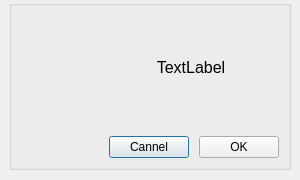
<?xml version="1.0" encoding="UTF-8"?>
<ui version="4.0">
 <class>MsgBox</class>
 <widget class="QDialog" name="MsgBox">
  <property name="geometry">
   <rect>
    <x>0</x>
    <y>0</y>
    <width>300</width>
    <height>180</height>
   </rect>
  </property>
  <property name="minimumSize">
   <size>
    <width>300</width>
    <height>180</height>
   </size>
  </property>
  <property name="maximumSize">
   <size>
    <width>300</width>
    <height>180</height>
   </size>
  </property>
  <property name="windowTitle">
   <string>Dialog</string>
  </property>
  <layout class="QVBoxLayout" name="verticalLayout">
   <property name="spacing">
    <number>0</number>
   </property>
   <property name="leftMargin">
    <number>0</number>
   </property>
   <property name="topMargin">
    <number>0</number>
   </property>
   <property name="rightMargin">
    <number>0</number>
   </property>
   <property name="bottomMargin">
    <number>0</number>
   </property>
   <item>
    <widget class="TitleWidget" name="titleWidget" native="true">
     <property name="sizePolicy">
      <sizepolicy hsizetype="Preferred" vsizetype="Fixed">
       <horstretch>0</horstretch>
       <verstretch>0</verstretch>
      </sizepolicy>
     </property>
    </widget>
   </item>
   <item>
    <widget class="QWidget" name="msgWidget" native="true">
     <layout class="QVBoxLayout" name="verticalLayout_2">
      <property name="topMargin">
       <number>0</number>
      </property>
      <property name="bottomMargin">
       <number>10</number>
      </property>
      <item>
       <widget class="QGroupBox" name="groupBox">
        <property name="title">
         <string/>
        </property>
        <layout class="QVBoxLayout" name="verticalLayout_4">
         <property name="spacing">
          <number>2</number>
         </property>
         <property name="topMargin">
          <number>0</number>
         </property>
         <property name="bottomMargin">
          <number>9</number>
         </property>
         <item>
          <widget class="QWidget" name="infoWidget" native="true">
           <layout class="QHBoxLayout" name="horizontalLayout_3">
            <property name="topMargin">
             <number>0</number>
            </property>
            <property name="bottomMargin">
             <number>6</number>
            </property>
            <item>
             <widget class="QLabel" name="infoIcon">
              <property name="sizePolicy">
               <sizepolicy hsizetype="Minimum" vsizetype="Preferred">
                <horstretch>0</horstretch>
                <verstretch>0</verstretch>
               </sizepolicy>
              </property>
              <property name="minimumSize">
               <size>
                <width>76</width>
                <height>0</height>
               </size>
              </property>
              <property name="maximumSize">
               <size>
                <width>76</width>
                <height>16777215</height>
               </size>
              </property>
              <property name="text">
               <string/>
              </property>
              <property name="alignment">
               <set>Qt::AlignCenter</set>
              </property>
             </widget>
            </item>
            <item>
             <widget class="QLabel" name="Info">
              <property name="font">
               <font>
                <pointsize>12</pointsize>
               </font>
              </property>
              <property name="text">
               <string>TextLabel</string>
              </property>
              <property name="alignment">
               <set>Qt::AlignCenter</set>
              </property>
             </widget>
            </item>
           </layout>
          </widget>
         </item>
         <item>
          <layout class="QHBoxLayout" name="horizontalLayout">
           <property name="spacing">
            <number>10</number>
           </property>
           <property name="sizeConstraint">
            <enum>QLayout::SetFixedSize</enum>
           </property>
           <property name="bottomMargin">
            <number>0</number>
           </property>
           <item>
            <spacer name="horizontalSpacer">
             <property name="orientation">
              <enum>Qt::Horizontal</enum>
             </property>
             <property name="sizeHint" stdset="0">
              <size>
               <width>60</width>
               <height>20</height>
              </size>
             </property>
            </spacer>
           </item>
           <item>
            <widget class="QPushButton" name="CannelButton">
             <property name="minimumSize">
              <size>
               <width>80</width>
               <height>0</height>
              </size>
             </property>
             <property name="maximumSize">
              <size>
               <width>80</width>
               <height>16777215</height>
              </size>
             </property>
             <property name="text">
              <string>Cannel</string>
             </property>
            </widget>
           </item>
           <item>
            <widget class="QPushButton" name="OKButton">
             <property name="minimumSize">
              <size>
               <width>80</width>
               <height>0</height>
              </size>
             </property>
             <property name="maximumSize">
              <size>
               <width>80</width>
               <height>16777215</height>
              </size>
             </property>
             <property name="text">
              <string>OK</string>
             </property>
            </widget>
           </item>
          </layout>
         </item>
        </layout>
       </widget>
      </item>
     </layout>
    </widget>
   </item>
  </layout>
 </widget>
 <customwidgets>
  <customwidget>
   <class>TitleWidget</class>
   <extends>QWidget</extends>
   <header location="global">titlewidget.h</header>
   <container>1</container>
  </customwidget>
 </customwidgets>
 <resources/>
 <connections/>
</ui>
